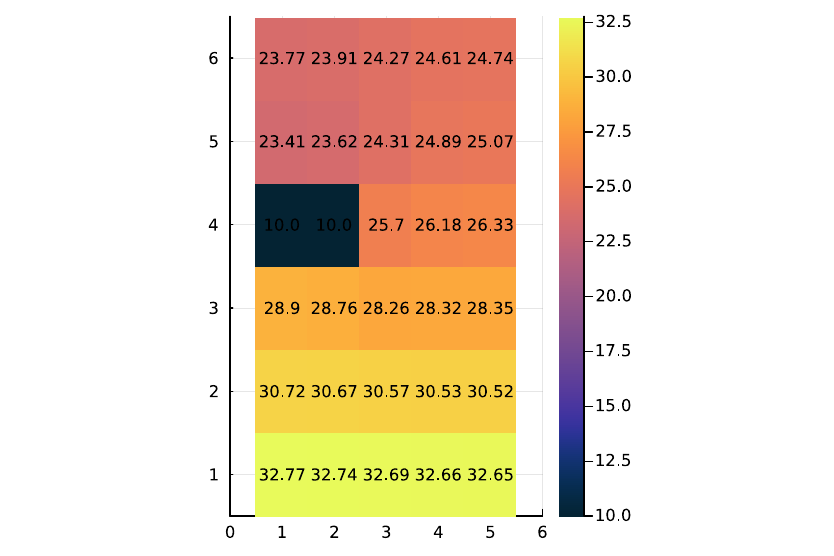

Recreate this plot in Julia.
# main file for solving finite difference
include("gauss_seidel.jl") #address of file that contains external functions
using LinearAlgebra, Plots, DataFrames

# heat parameters
k = 190.0
h = 5000.0
q₀ = 1e5
Tₑₙᵥ = 15.0
tol = 1e-5

# optimized relaxation parameter by Optim.jl
λ = 1.798374

# iteration counting
iterations = 0

# creating 6x5 zero matrix as initial guess
T = ones(6, 5)

for i ∈ eachindex(T[:1])

    for j ∈ eachindex(T[1])

        T[i, j] = 26.25 #optimized temperature guess

    end

end

# iterating gauss_seidel! function for matrix T
while true

    xₙ = copy(T)

    gauss_seidel!(T, k, h, q₀, Tₑₙᵥ) #gauss seidel iteration
    
    global iterations += 1
    
    norm(T - xₙ, Inf) > tol || break #infinite norm and tolerance
    
    xₙ₊₁ = relax(T, xₙ, λ) # relaxation
    
    global T = xₙ₊₁ # updating iteration

end

# printing results as txt file
result = """
Numerical parameters:
k = $k W/mK
h = $h W/m²K
q"₀ = $q₀ W/m²
Tₑₙᵥ = $Tₑₙᵥ °C
tolerance = $tol
iterations = $iterations """

write("ibmresults.txt", result)

Tc = copy(T)
df = DataFrame(T, :auto)
allowmissing!(df)

df[3, 1] = missing #missing values for unnecessary data
df[3, 2] = missing

iostr = sprint(show, df)
write("Temperatures.txt", iostr)

# ploting annotated heatmap
T[3, 1] = 10.0
T[3, 2] = 10.0
S = reverse(T, dims=1)
texts = [(j, i, text(round(S[i, j], digits=2), 8, :black, :center))
         for i in 1:6 for j in 1:5]

heatmap(S, aspect_ratio=1.6, color=:thermal, xlim=(0, 6))
annotate!(texts, linecolor=:blue)

savefig("ibm_microchip.pdf")